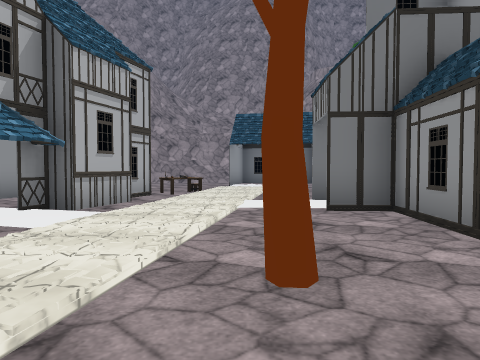
[1] (above)

24 first-person views from a walk through a Unity game level. The camera is 1.3 m above the floor, tilts 2° down and sees 70° across. The floor is counted in squares, 2 m on a side. Each view is taken from the middle of a square. On the plan, view 1 faces up. The plan holds only what a view shows up to about 10 squares ahead; the rest is blank. The place goes on beyond the plan. The player is left out. Some animated figures are not drawn. Some surface patterns are stand-ins.

[2]
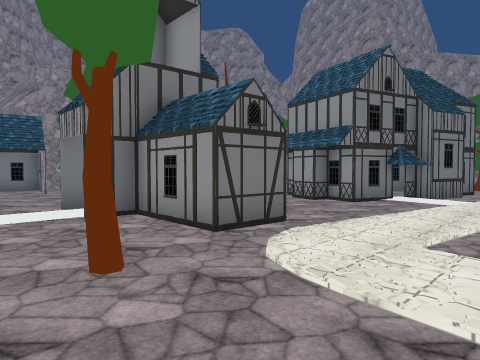

[3]
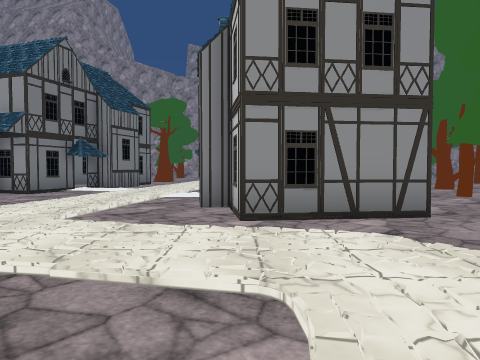

[4]
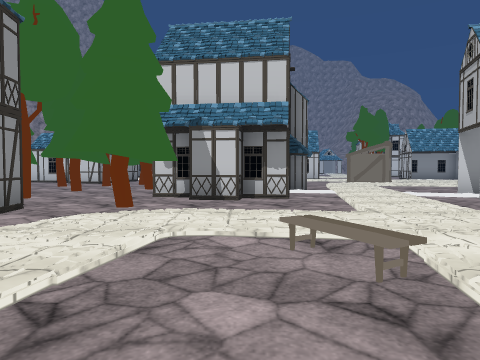

[5]
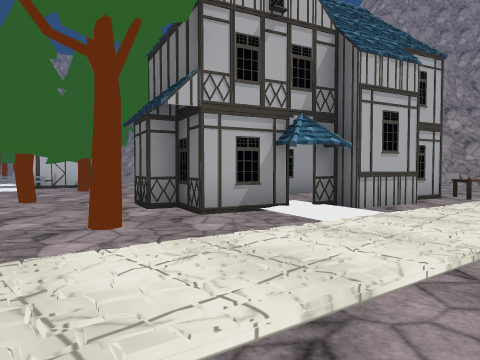

[6]
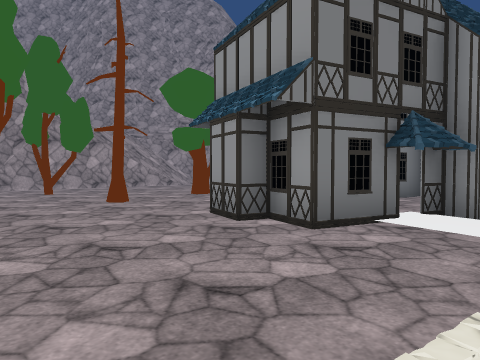

[7]
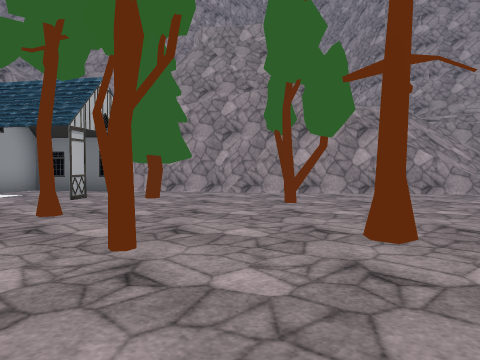

[8]
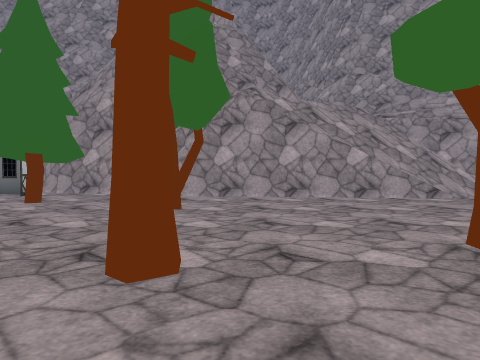

[9]
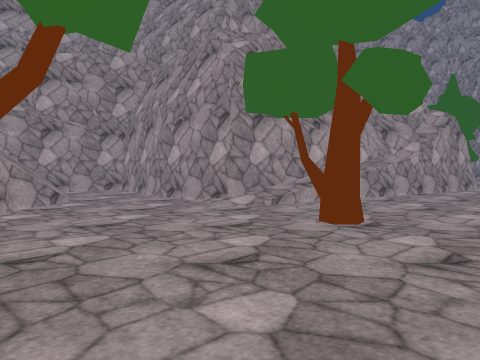

[10]
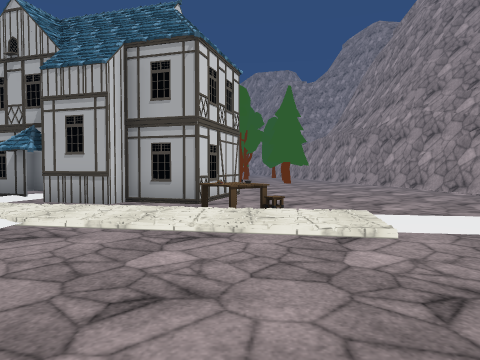

[11]
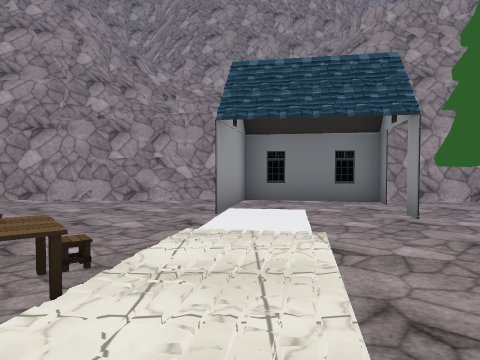

[12]
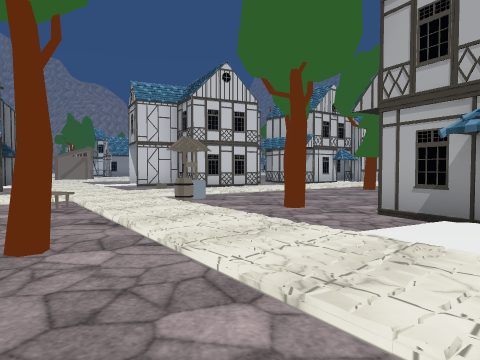

[13]
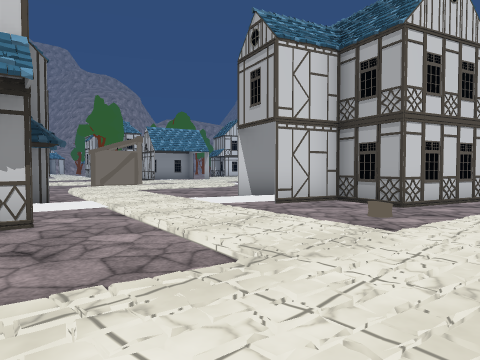

[14]
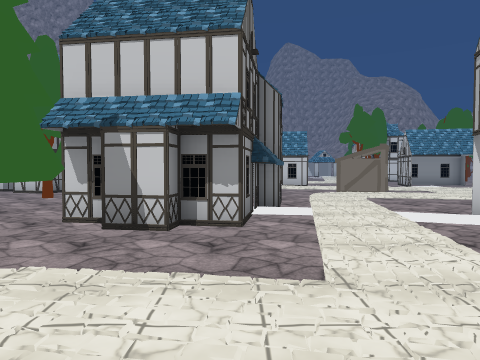

[15]
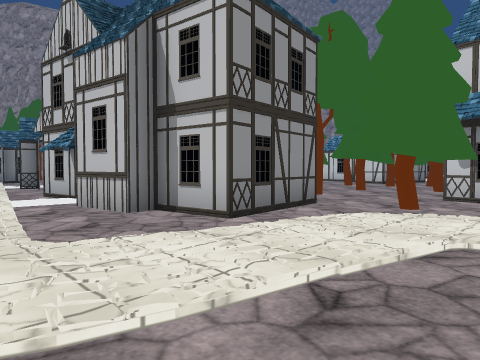

[16]
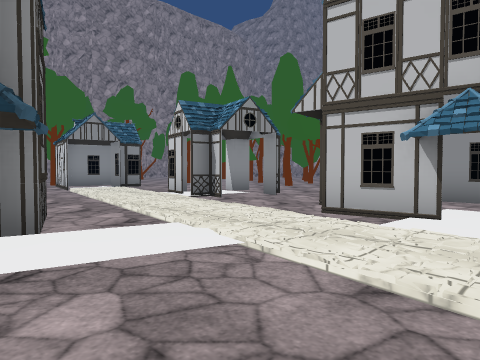

[17]
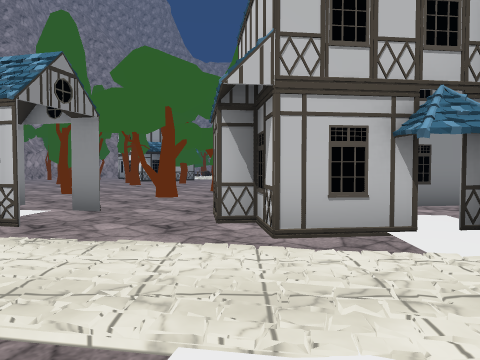

[18]
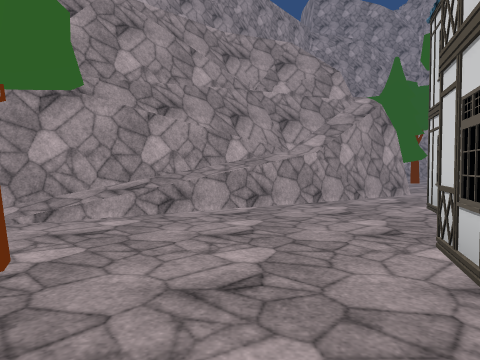

[19]
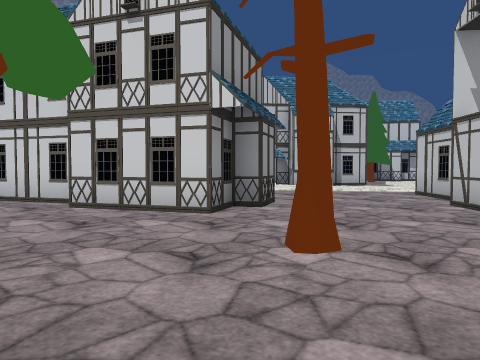

[20]
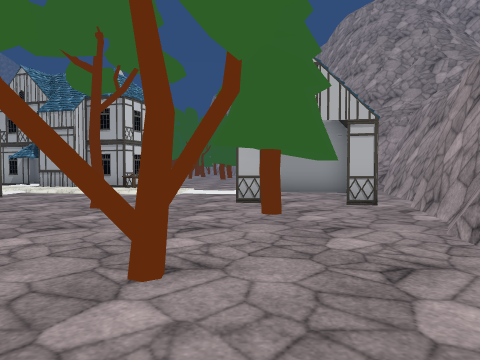

[21]
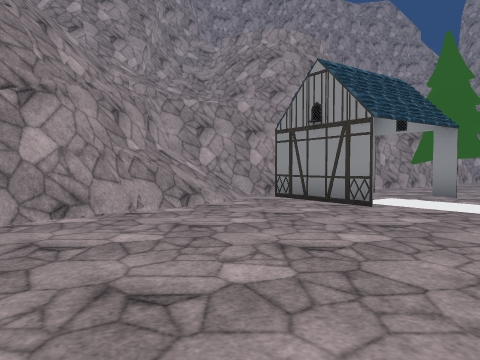

[22]
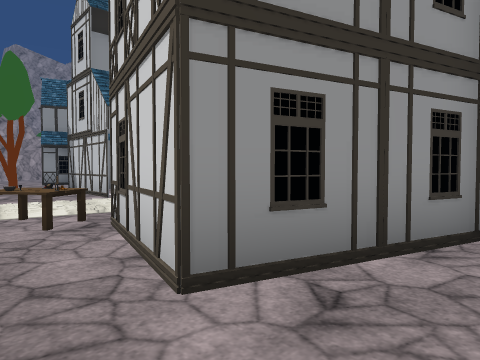

[23]
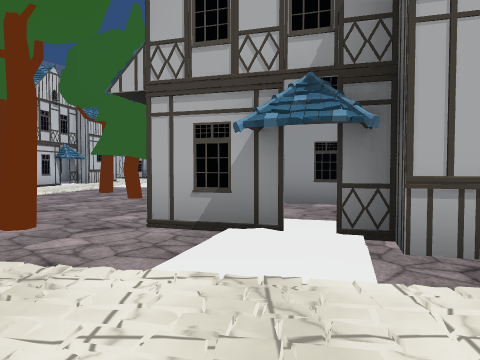

[24]
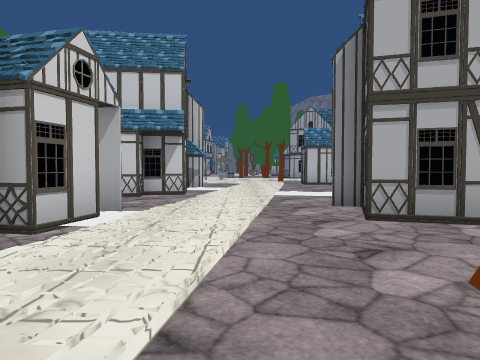

### Floor plan
Key: @ floor where view 1 was taken; # wall or solid block; . main floor; : floor 0.25 m higher than the main floor; / step, stairs or slope; = window, fence, low wall or low ledge; v drop or lower ground; O other object.
Columns run from 6 left of view 1 to 17 right of it. Each row starts with its distance up from view 1.
 16   ##//####    #v v/ ###
 15 ###==/OOO#### vv/////##
 14 #.....O..O..####/////.#
 13 ......O...O...........#
 12 ......:/.O...O......###
 11 .............O.....##
 10 .....O//.O......../##
  9 .OOOOO:.........OO/##
  8 .O OO:/....O.O.....##
  7 .O OO//.OOO.........##
  6 OO..O:/:. O....O....#=
  5 O..O.//.O O...O  O...###
  4 O.OO.:..O O...O  .OO.###
  3 OOO..:..OOO...OOO..O..#
  2 ..O.:.O../......OOOO.OO
  1 ....:/..:/:.:///.......
  0 O..O//@//...::/:.::///..
 -1 /..O//./:..OO.O..:::///O
 -2 //::////.OOOOO.O..OOO/
 -3 .//:.//::O  ...O../ O
 -4 O..::..OOOOOO.OO..OO
 -5 O..::..OO....O  ....
 -6 OO.:.OOO...O.. O.O...
 -7 O..:.O OO....O......O.
 -8 ...:.O  O......OO.....
 -9 ....O   OOO..  O
-10 ..::O    ...
-11 ....      .O
-12   ..

Where each view was taken, in squares from view 1:
view 1: 0 up, 0 right, facing up
view 2: 1 down, 1 left, facing up-right
view 3: 2 down, 1 left, facing right
view 4: 1 up, 0 right, facing down
view 5: 0 up, 0 right, facing up-left
view 6: 1 up, 4 right, facing up-right
view 7: 5 up, 6 right, facing up
view 8: 6 up, 8 right, facing up
view 9: 10 up, 6 right, facing right
view 10: 9 up, 4 right, facing left
view 11: 7 up, 0 right, facing up
view 12: 5 up, 1 right, facing down-left
view 13: 2 down, 0 right, facing down-left
view 14: 1 down, 1 left, facing down
view 15: 1 up, 0 right, facing down-right
view 16: 3 up, 6 right, facing down-right
view 17: 2 up, 9 right, facing down
view 18: 7 up, 8 right, facing right
view 19: 11 up, 8 right, facing down
view 20: 12 up, 9 right, facing left
view 21: 10 up, 6 left, facing up-right
view 22: 10 up, 6 left, facing down-right
view 23: 4 up, 0 right, facing left
view 24: 0 up, 17 right, facing left
